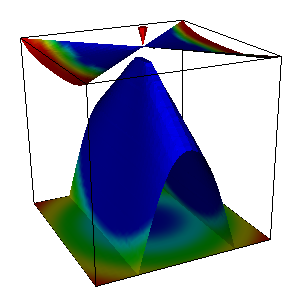

Source code (Python):
#!/usr/bin/env python

# Demonstrate vtkExtractTensorComponents extracting scalar, vector,
# and texture coordinate components from a point load tensor field,
# with contour visualization and context plane.

# Factory overrides
import vtkmodules.vtkInteractionStyle  # noqa: F401
import vtkmodules.vtkRenderingFreeType  # noqa: F401
import vtkmodules.vtkRenderingOpenGL2  # noqa: F401

from vtkmodules.vtkFiltersCore import (
    vtkContourFilter,
    vtkProbeFilter,
)
from vtkmodules.vtkFiltersExtraction import vtkExtractTensorComponents
from vtkmodules.vtkFiltersGeometry import vtkImageDataGeometryFilter
from vtkmodules.vtkFiltersModeling import vtkOutlineFilter
from vtkmodules.vtkFiltersSources import vtkConeSource
from vtkmodules.vtkImagingHybrid import vtkPointLoad
from vtkmodules.vtkRenderingCore import (
    vtkActor,
    vtkCamera,
    vtkPolyDataMapper,
    vtkRenderWindow,
    vtkRenderWindowInteractor,
    vtkRenderer,
)

# Point load source
pt_load = vtkPointLoad()
pt_load.SetLoadValue(100.0)
pt_load.SetSampleDimensions(30, 30, 30)
pt_load.ComputeEffectiveStressOn()
pt_load.SetModelBounds(-10, 10, -10, 10, -10, 10)

# Extract tensor components
extract_tensor = vtkExtractTensorComponents()
extract_tensor.SetInputConnection(pt_load.GetOutputPort())
extract_tensor.ScalarIsEffectiveStress()
extract_tensor.ScalarIsComponent()
extract_tensor.ExtractScalarsOn()
extract_tensor.ExtractVectorsOn()
extract_tensor.ExtractNormalsOff()
extract_tensor.ExtractTCoordsOn()

# Contour at zero
contour = vtkContourFilter()
contour.SetInputConnection(extract_tensor.GetOutputPort())
contour.SetValue(0, 0)

# Probe contour with original tensor field
probe = vtkProbeFilter()
probe.SetInputConnection(contour.GetOutputPort())
probe.SetSourceConnection(pt_load.GetOutputPort())

s1_mapper = vtkPolyDataMapper()
s1_mapper.SetInputConnection(probe.GetOutputPort())

s1_actor = vtkActor()
s1_actor.SetMapper(s1_mapper)

# Context plane from image data geometry
geometry_filter = vtkImageDataGeometryFilter()
geometry_filter.SetInputConnection(pt_load.GetOutputPort())
geometry_filter.SetExtent(0, 100, 0, 100, 0, 0)
geometry_filter.Update()

geometry_mapper = vtkPolyDataMapper()
geometry_mapper.SetInputConnection(geometry_filter.GetOutputPort())
geometry_mapper.SetScalarRange(geometry_filter.GetOutput().GetScalarRange())

geometry_actor = vtkActor()
geometry_actor.SetMapper(geometry_mapper)

s1_mapper.SetScalarRange(geometry_filter.GetOutput().GetScalarRange())

# Outline
outline = vtkOutlineFilter()
outline.SetInputConnection(pt_load.GetOutputPort())

outline_mapper = vtkPolyDataMapper()
outline_mapper.SetInputConnection(outline.GetOutputPort())

outline_actor = vtkActor()
outline_actor.SetMapper(outline_mapper)
outline_actor.GetProperty().SetColor(0, 0, 0)

# Cone indicating load application
cone_source = vtkConeSource()
cone_source.SetRadius(0.5)
cone_source.SetHeight(2)

cone_mapper = vtkPolyDataMapper()
cone_mapper.SetInputConnection(cone_source.GetOutputPort())

cone_actor = vtkActor()
cone_actor.SetMapper(cone_mapper)
cone_actor.SetPosition(0, 0, 11)
cone_actor.RotateY(90)
cone_actor.GetProperty().SetColor(1, 0, 0)

# Renderer
renderer = vtkRenderer()
renderer.AddActor(s1_actor)
renderer.AddActor(outline_actor)
renderer.AddActor(cone_actor)
renderer.AddActor(geometry_actor)
renderer.SetBackground(1.0, 1.0, 1.0)

# Window
render_window = vtkRenderWindow()
render_window.AddRenderer(renderer)
render_window.SetSize(300, 300)
render_window.SetWindowName("extract tensors")

# Scene
camera = vtkCamera()
camera.SetFocalPoint(0.113766, -1.13665, -1.01919)
camera.SetPosition(-29.4886, -63.1488, 26.5807)
camera.SetViewAngle(24.4617)
camera.SetViewUp(0.17138, 0.331163, 0.927879)
camera.SetClippingRange(1, 100)
renderer.SetActiveCamera(camera)

# Interactor
interactor = vtkRenderWindowInteractor()
interactor.SetRenderWindow(render_window)

interactor.Initialize()
interactor.Start()
